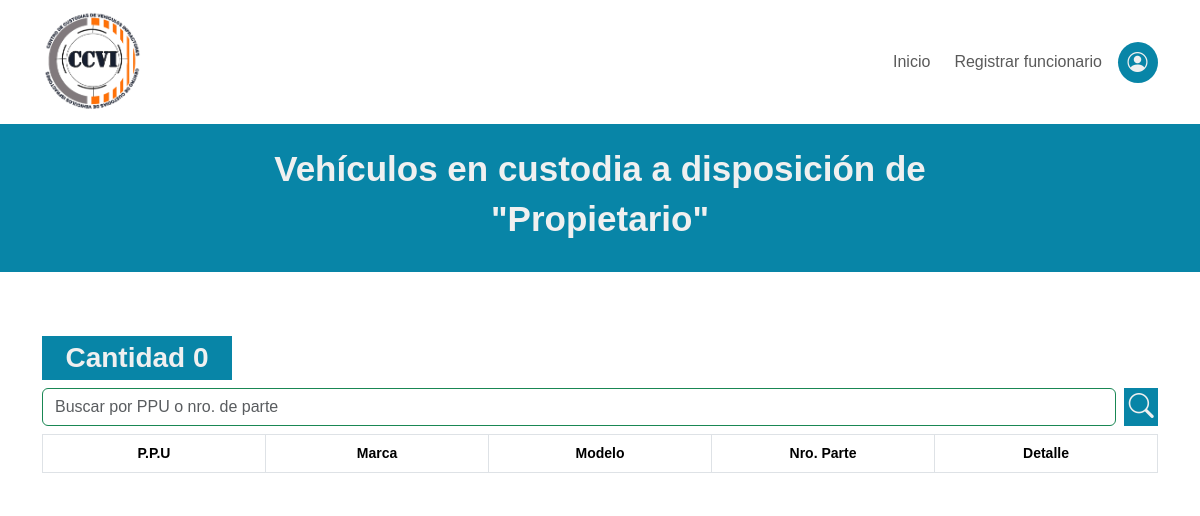
The page /home/vehiculos/Propietario/ (signed in) on the database as committed earlier.
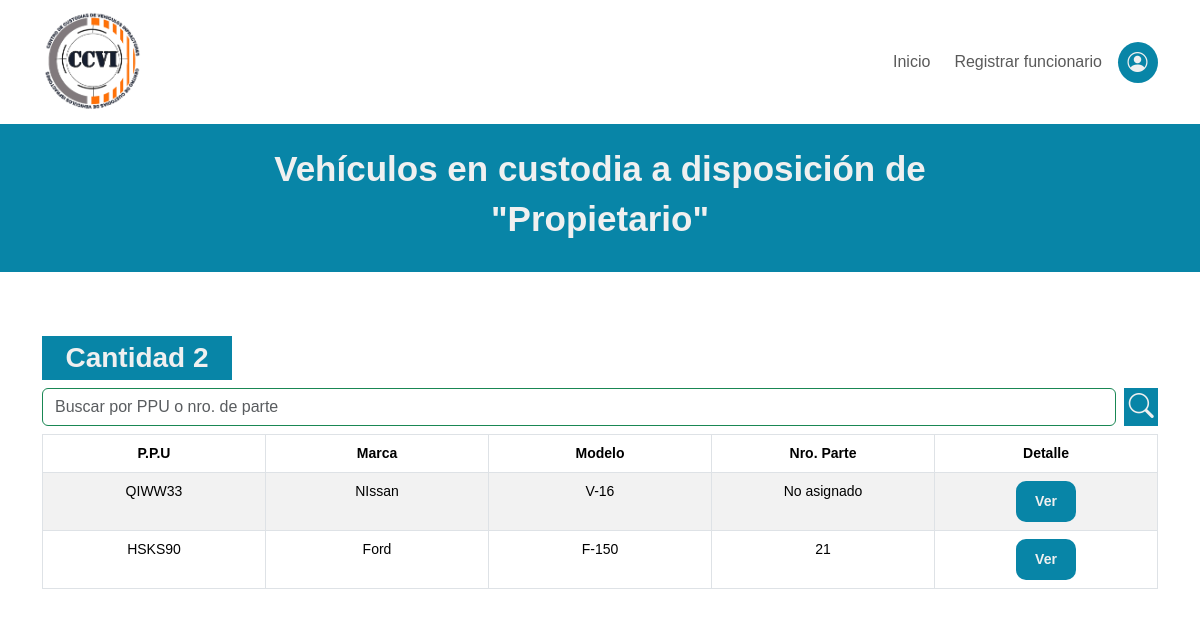
The same page on the database as committed later.
### core/models.py (models this page shows, shortened)
class Vehiculo(models.Model):
    tipo = models.CharField(max_length=60, choices=CHOICES_TIPO)
    marca = models.CharField(max_length=60)
    modelo = models.CharField(max_length=60)
    placa_patente = models.CharField(max_length=6, unique=True)
    año = models.IntegerField()
    color = models.CharField(max_length=40)
    imagen = models.ImageField(upload_to='vehiculos')
    motivo = models.CharField(max_length=100, choices=CHOICES_MOTIVO)
    disposicion = models.ForeignKey(Tribunal, to_field='nombre', on_delete=models.RESTRICT, verbose_name='Disposición')
    fecha_ingreso = models.DateTimeField(verbose_name='Fecha de ingreso')
    numero_de_parte = models.IntegerField(blank=True, null=True, verbose_name='Número parte')
    numero_de_oficio = models.IntegerField(blank=True, null=True, verbose_name='Número oficio')
    acta_entrega = models.CharField(max_length=2, choices=ACTA_ENTREGA)
    observaciones = models.TextField(blank=True, default='Sin observaciones')
    entregado = models.BooleanField(default=False)
    registro_propietario = models.BooleanField(default=False)
    funcionario_receptor = models.ForeignKey(User, on_delete=models.RESTRICT, null=True, related_name='funcionario_receptor')
    funcionario_entrega = models.ForeignKey(User, on_delete=models.RESTRICT, null=True, blank=True, related_name='funcionario_entrega')
    class Meta:
        verbose_name = 'Vehículo'
        verbose_name_plural = 'Vehículos'

### core/views.py (the view)
# urls.py: path('vehiculos/<tribunal>/', FiltroVehiculosTribunal.as_view(), name='filtro_vehiculos_tribunales'),
@method_decorator(login_required, name='dispatch')
class FiltroVehiculosTribunal(ListView):
    model = Vehiculo
    template_name = 'pages/filtrados/tribunales.html'
    def get_context_data(self, **kwargs):
        context = super().get_context_data(**kwargs)
        tribunal = self.kwargs['tribunal'] # Con esta sintaxis capturo el parámetro que necesito.
        vehiculos = Vehiculo.objects.filter(disposicion=tribunal, entregado=False).order_by('-fecha_ingreso')
        cantidad_vehiculos = vehiculos.count()
        buscar = self.request.GET.get("buscar")
        if buscar:
           vehiculos = Vehiculo.objects.filter( Q(entregado=False),  Q(disposicion=tribunal), Q(placa_patente__icontains=buscar) | Q(numero_de_parte__icontains=buscar ) )
        context['disposicion'] = tribunal
        context['cantidad'] = cantidad_vehiculos
        context['vehiculos'] = vehiculos
        return context

### core/templates/pages/filtrados/tribunales.html (shortened to what this page needs)
{% extends 'layout_core/layout_core.html' %}
{% block content %}
<section>
    <div class="contenedor_tribunales">
        <div class="container-fluid p-0">
            <div class="row text-center">
                <div class="col contenedor_tipo_tribunal p-4">
                        <h1>Vehículos en custodia a disposición de</h1>
                        <h1> "{{disposicion}}" </h1>
                </div>
            </div>
        </div>
        <div class="container">
            <div class="row mt-5">
                <div class="col mt-3">
                    <h3 class="cantidad_vehiculos text-center">Cantidad  {{ cantidad }}</h3>
                    <form action="{% url 'filtro_vehiculos_tribunales' disposicion %}" method="GET" class="pb-2 d-flex justify-content-center gap-2">
                        <input type="search" class="form-control shadow-none border border-success" name="buscar" id="buscar" placeholder="Buscar por PPU o nro. de parte">
                        <button type="submit" class="button_search"><i class="bi bi-search"></i></button>
                    </form>
                    <table class="table table-striped table-hover table-bordered small" width="100%">
                        <thead>
                            <tr class="text-center">
                                <th class="col-1">P.P.U</th>
                                <th class="col-1">Marca</th>
                                <th class="col-1">Modelo</th>
                                <th class="col-1">Nro. Parte </th>
                                <th class="col-1">Detalle</th>
                            </tr>
                        </thead>
                        <tbody>
                            {% for vehiculo in vehiculos %}
                                <tr class="text-center">
                                    <td class="">{{ vehiculo.placa_patente }}</td>
                                    <td>{{ vehiculo.marca }}</td>
                                    <td>{{ vehiculo.modelo }}</td>
                                    {% if vehiculo.numero_de_parte %}
                                        <td>{{ vehiculo.numero_de_parte }}</td>
                                    {% else %}
                                        <td>No asignado</td>
                                    {% endif %}
                                    <td>
                                        <a href="{% url 'detalle_vehiculo' vehiculo.id %}">
                                            <Button class="boton_tribunales">Ver</Button>
                                        </a>
                                    </td>
                                </tr>
                            {% endfor %}
                        </tbody>
                    </table>
                </div>
            </div>
        </div>
    </div>
</section>
{% endblock %}

Rows that differ between the two databases and show on the page:
added Vehiculo: placa_patente "QIWW33", marca "NIssan", modelo "V-16", shows "No asignado"
added Vehiculo: placa_patente "HSKS90", marca "Ford", modelo "F-150", numero_de_parte "21"
Other text that changed with them:
{{ cantidad }}: "0" → "2"
